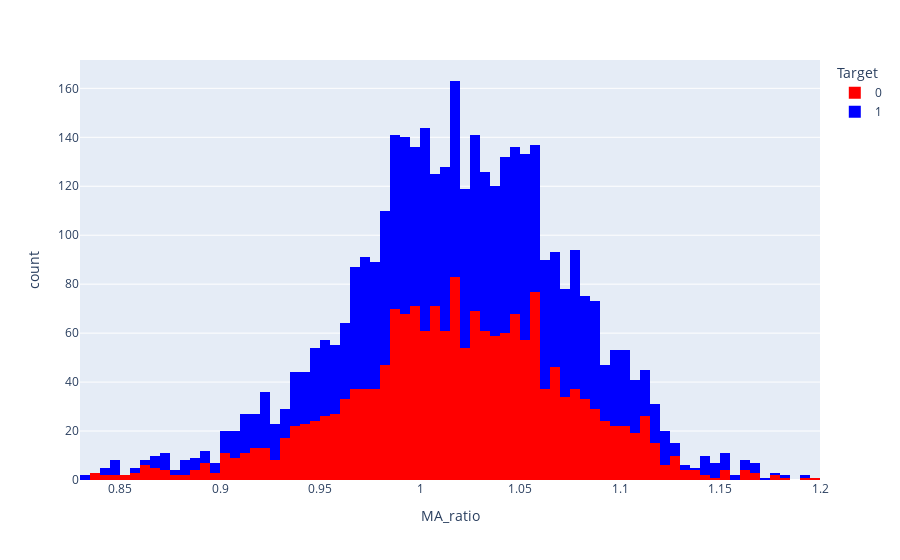

The cell this chart's notebook holds for it:
### Code cell
px.histogram(stock_df, x = 'MA_ratio', color = 'Target', color_discrete_sequence = ['red', 'blue'])

### Figure 1 — Plotly figure (JSON) as saved in the notebook; plotly's stock layout.template omitted (floating-point values rounded to 4 significant figures; data arrays with more than 128 entries replaced by an {"elided": "..."} marker saying what was removed)
{"data": [{"bingroup": "x", "hovertemplate": "Target=0<br>MA_ratio=%{x}<br>count=%{y}<extra></extra>", "legendgroup": "0", "marker": {"color": "red", "pattern": {"shape": ""}}, "name": "0", "orientation": "v", "showlegend": true, "type": "histogram", "x": {"elided": "1817 float values"}, "xaxis": "x", "yaxis": "y"}, {"bingroup": "x", "hovertemplate": "Target=1<br>MA_ratio=%{x}<br>count=%{y}<extra></extra>", "legendgroup": "1", "marker": {"color": "blue", "pattern": {"shape": ""}}, "name": "1", "orientation": "v", "showlegend": true, "type": "histogram", "x": {"elided": "2048 float values"}, "xaxis": "x", "yaxis": "y"}], "layout": {"barmode": "relative", "legend": {"title": {"text": "Target"}, "tracegroupgap": 0}, "margin": {"t": 60}, "xaxis": {"anchor": "y", "domain": [0, 1], "title": {"text": "MA_ratio"}}, "yaxis": {"anchor": "x", "domain": [0, 1], "title": {"text": "count"}}}}
